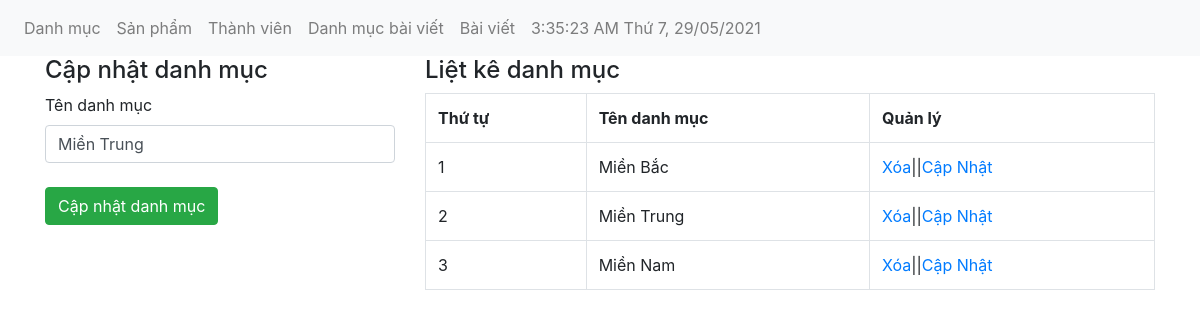
Screenshot of /admin/danhmuc.php?quanly=capnhat&id=7 with the database file from the repository.
### tables this page shows
CREATE TABLE `tbl_category` (
  `category_id` int(11) NOT NULL,
  `category_name` varchar(50) NOT NULL
);

### admin/danhmuc.php (the view, shortened to what this page needs)
<?php include('../db/ketnoi.php'); ?>
<!DOCTYPE html>
<html lang="en">
<head>
    <link href="../css/bootstrap.css" rel="stylesheet" type="text/css" media="all" />
</head>
<body>
<?php include'./menutop.php' ?>
    <div class="container">
        <div class="row">
            <?php
                if(isset($_GET['quanly'])=='capnhat'){
                    $id_capnhat = $_GET['id'];
                    $sql_capnhat = mysqli_query($con,"SELECT * FROM tbl_category WHERE category_id = '$id_capnhat'");
                    $row_capnhat = mysqli_fetch_array($sql_capnhat);
                   ?>
            <div class="col-md-4">
                <h4>Cập nhật danh mục</h4>
                <label>Tên danh mục</label>
                <form action="" method="POST">
                    <input type="text" class="form-control" name="danhmuc" value="<?php echo $row_capnhat['category_name'] ?>"><br>
                    <input type="submit" value="Cập nhật danh mục" class="btn btn-success" name="capnhatdanhmuc">
                </form>
            </div>
                <?php
                }
                ?>
            <div class="col-md-8">
                <h4>Liệt kê danh mục</h4>
                <?php
                $sql_select = mysqli_query($con,"SELECT * FROM tbl_category ORDER BY category_id ASC");
                ?>
                <table class="table table-bordered">
                    <tr>
                        <th>Thứ tự</th>
                        <th>Tên danh mục</th>
                        <th>Quản lý</th>
                    </tr>
                <?php
                    $i = 0;
                    while($row_category = mysqli_fetch_array($sql_select)){
                    $i++;
                ?>
                        <tr>
                            <td><?php echo $i; ?></td>
                            <td><?php echo $row_category['category_name'] ?></td>
                            <td><a href="?xoa=<?php echo $row_category['category_id'] ?>">Xóa</a>||<a href="?quanly=capnhat&id=<?php echo $row_category['category_id'] ?>">Cập Nhật</a></td>
                        </tr>
                        <?php
                    }
                    ?>
        </table>
            </div>
        </div>
    </div>
</body>
</html>

### rows the page displays
tbl_category: danhmuc "Miền Trung", category_name "Miền Trung"
tbl_category: category_name "Miền Bắc"
tbl_category: category_name "Miền Nam"
